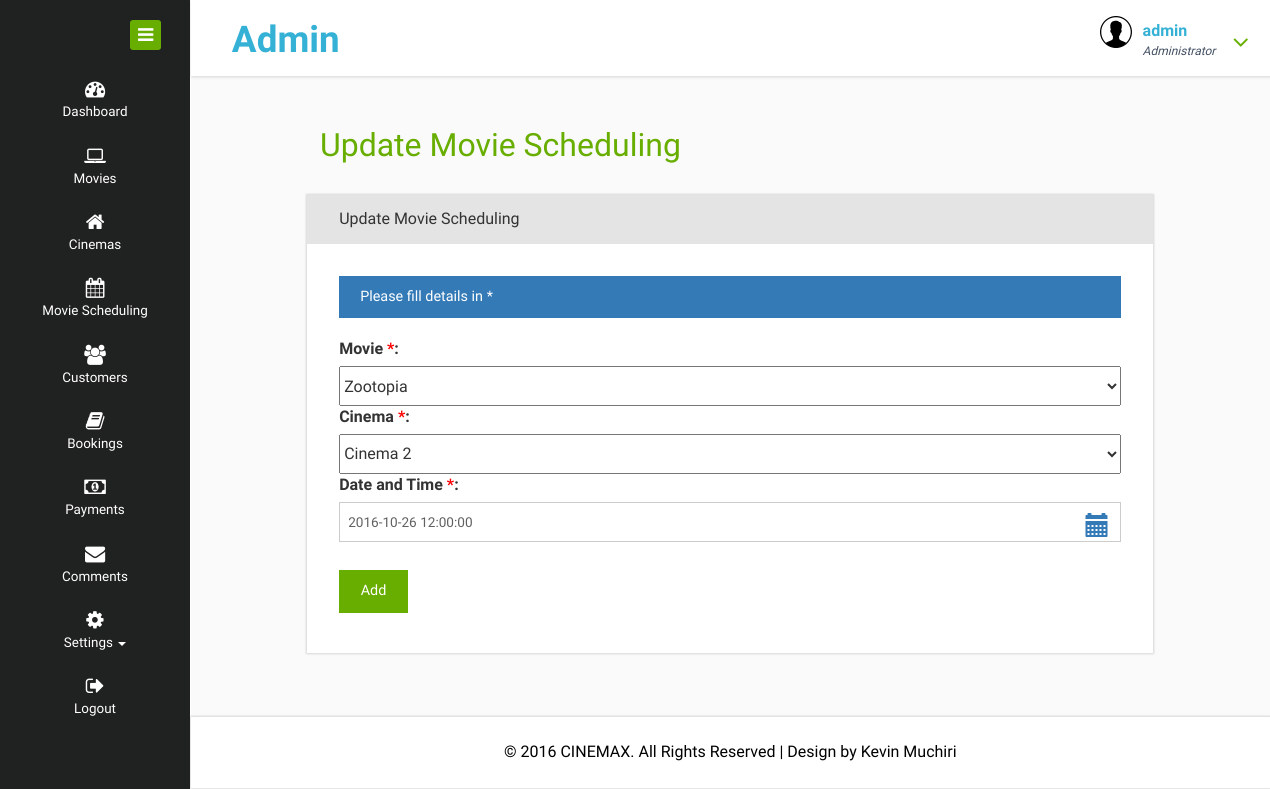
The page /admin/update_movie_period.php?id=3 (signed in) on the database its author committed.
### tables this page shows
CREATE TABLE `movie_periods` (
  `id` int(11) NOT NULL,
  `cinema_id` int(11) NOT NULL,
  `date` datetime NOT NULL,
  `movie_id` int(11) NOT NULL
);

CREATE TABLE `movies` (
  `id` int(11) NOT NULL,
  `name` varchar(100) NOT NULL,
  `description` text,
  `preview` varchar(255) DEFAULT NULL,
  `image` varchar(255) DEFAULT NULL,
  `genre` varchar(100) DEFAULT NULL,
  `price` float(15,2) NOT NULL,
  `rating` float(2,1) DEFAULT NULL,
  `year` int(11) DEFAULT NULL,
  `age` varchar(30) DEFAULT NULL,
  `country` varchar(100) DEFAULT NULL
);

CREATE TABLE `cinemas` (
  `id` int(11) NOT NULL,
  `name` varchar(100) NOT NULL,
  `number_of_seats` int(11) NOT NULL,
  `address` text
);

### admin/update_movie_period.php (the view, shortened to what this page needs)
<?php
include'db.php';
             $sel = mysqli_query($con,"select * from movie_periods where id='".$_REQUEST['id']."'");
             $row = mysqli_fetch_array($sel,MYSQLI_ASSOC);
             ?>
<!DOCTYPE HTML>
<html>
<head>
<link href="css/bootstrap.css" rel="stylesheet" type="text/css" media="all">
<link href="css/jquery.dataTables.1.10.11.min.css" rel="stylesheet" type="text/css" media="all">
<link href="css/style.css" rel="stylesheet" type="text/css" media="all"/>
<link rel="stylesheet" type="text/css" href="js/jquery.datetimepicker.css"/>
<link href="css/font-awesome.css" rel="stylesheet">
</head>
<body>
<div class="page-container">
   <div class="left-content">
	   <div class="mother-grid-inner">
				<?php include'head.php';?>
<div class="inner-block">
    <div class="product-block">
    	<div class="col-md-offset-1 pro-head">
    		<h2>Update Movie Scheduling</h2>
    	</div>
      <div class="col-md-10 col-md-offset-1 compose-right">
					<div class="inbox-details-default">
						<div class="inbox-details-heading">
							Update Movie Scheduling
						</div>
						<div class="inbox-details-body">
                           <?php
			 include'db.php';
			 ?>
							<div class="alert alert-info">
								Please fill details in *
							</div>
							<form onSubmit="return validateForm()" name="mp" id="mp" class="com-mail" method="post">
								<label>Movie <span style="color:red">*</span>:</label>
								<select name="movieid" style="width:100%;height:40px">
									<?php
                                      $selm = mysqli_query($con,"select * from movies") or die(mysqli_error($con));
                                      while($rowm=mysqli_fetch_array($selm,MYSQLI_ASSOC)){
									?>
                                    <option value="<?php echo $rowm['id'];?>"<?= ($row['movie_id']==$rowm['id'])?'selected="selected"':''; ?>><?php echo $rowm['name']?></option>
                                    <?php } ?>
								</select>
								<label>Cinema <span style="color:red">*</span>:</label>
								<select name="cinemaid" style="width:100%;height:40px">
									<?php
                                      $selc = mysqli_query($con,"select * from cinemas") or die(mysqli_error($con));
                                      while($rowc=mysqli_fetch_array($selc,MYSQLI_ASSOC)){
									?>
                                    <option value="<?php echo $rowc['id'];?>"<?= ($row['cinema_id']==$rowc['id'])?'selected="selected"':''; ?>><?php echo $rowc['name']?></option>
                                    <?php } ?>
								</select>
                                    <label>Date and Time <span style="color:red">*</span>:</label>
	                               <div class="right-inner-addon">
	                               	<input type='text' class="form-control" name='date' id='datetimepicker' value="<?php echo $row['date']?>"/>
                                 </div>
	                            <div class="form-group">
								<input type="submit" value="Add" name="submit">
							</div>
							</form>
						</div>
					</div>
				</div>
    </div>
</div>
<link rel="stylesheet" type="text/css" href="css/magnific-popup.css">
<?php include'footer.php';?>
</div>
</div>
    <?php include'includes.php';?>
</body>
</html>

### rows shown on the page
movie_periods: movieid "Zootopia", cinemaid "Cinema 2", date "2016-10-26 12:00:00"

### other values the page prints
$_SESSION['manager'] "admin"
